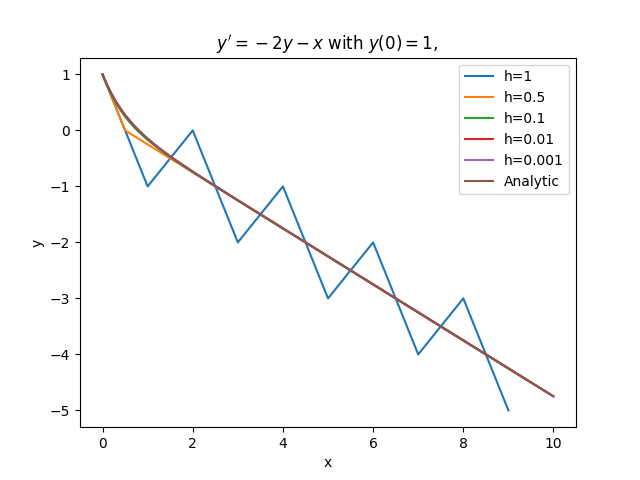

Python code for this plot:
import ctypes
import matplotlib.pyplot as plt
import numpy as np


# Load the shared library into c types.
lib = ctypes.cdll.LoadLibrary('euler.so')

x0 = float(0.0)
y0 = float(1.0)
xf = float(10)
h = float(0.1)
n = int((xf - x0)/h)

# Define the argument types.
euler = lib.euler

euler.argtypes = [ctypes.c_double, ctypes.c_double, ctypes.c_double, ctypes.c_double]
euler.restype = ctypes.POINTER(ctypes.c_double * n)

def res(x0, y0, xf, h):
    euler = lib.euler
    n = int((xf - x0)/h)
    euler.argtypes = [ctypes.c_double, ctypes.c_double, ctypes.c_double, ctypes.c_double]
    euler.restype = ctypes.POINTER(ctypes.c_double * n)
    x = np.arange(x0, xf, h)
    return x, np.array(euler(x0, y0, xf, h).contents)[:n]

plt.plot(*res(0, 1, 10, 1), label='h=1')
plt.plot(*res(0, 1, 10, 0.5), label='h=0.5')
plt.plot(*res(0, 1, 10, 0.1), label='h=0.1')
plt.plot(*res(0, 1, 10, 0.01), label='h=0.01')
plt.plot(*res(0, 1, 10, 0.001), label='h=0.001')

plt.plot(res(0, 1, 10, 0.001)[0], 1/4 *(-2*res(0, 1, 10, 0.001)[0] + 3*np.exp(-2*res(0, 1, 10, 0.001)[0]) + 1), label='Analytic')
plt.xlabel('x')
plt.ylabel('y')
plt.legend()
plt.title("$y'=-2y - x$ with $y(0)=1$, ")
plt.savefig('euler.png')

plt.show()




